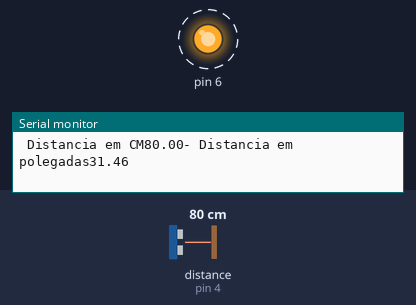
A sketch run on a simulated Arduino Uno, built with avr-gcc and run on an emulated ATmega328P. Shown: output pins drawn as LEDs (lit = HIGH), the last lines printed to the serial monitor. Dashed ring = blinking. The test bench sets the inputs (shaded band); at power-on: distance to the obstacle (sensor on pin 4) 80 cm. The echo pulse lasts 58.3 µs per cm.

Above: at 2.8 s.
2.9 s: distance to the obstacle (sensor on pin 4) set to 124 cm
6.4 s: distance to the obstacle (sensor on pin 4) set to 134 cm
At 8.0 s:
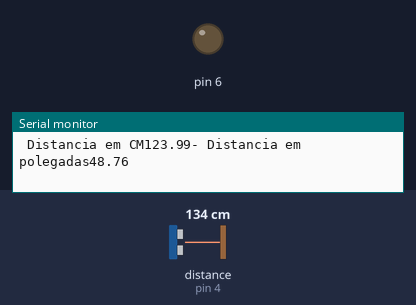
12.4 s: distance to the obstacle (sensor on pin 4) set to 60 cm
At 13.1 s:
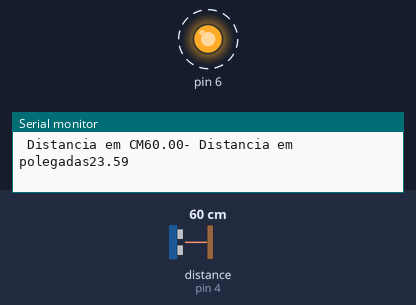
18.4 s: distance to the obstacle (sensor on pin 4) set to 250 cm
At 19.5 s:
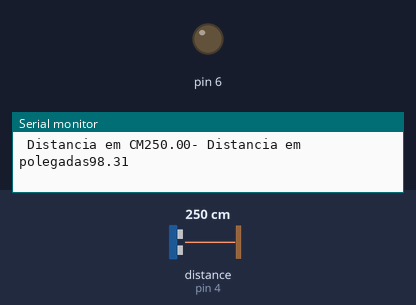
Timing chart, 0 to 21.4 s (numbered marks = the images above; inputs shaded):
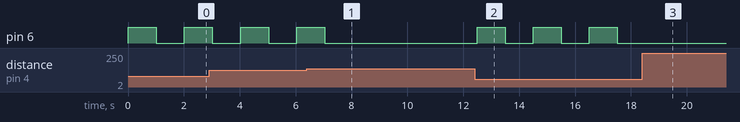

The sketch:

ultrasonico_como_sensor_de_proximidade.ino
```cpp
//carregar  a biblioteca do sensor utrasonico
#include <Ultrasonic.h>

//define os pino para o trigger e echo
#define pino_trigger 5
#define pino_echo 4


//inicializar o senso nos pinos definidos acima
Ultrasonic ultrasonic(pino_trigger,pino_echo);

void setup() {
  Serial.begin(9600);
  Serial.println("Lendo dados do sensor...");
  pinMode(6,OUTPUT);


}

void loop() {


  float cmMsec, InMsec;

  long microsec = ultrasonic.timing();
  cmMsec = ultrasonic.convert(microsec, Ultrasonic::CM);
  InMsec = ultrasonic.convert(microsec, Ultrasonic::IN);


  Serial. print(" Distancia em CM");
  Serial.print(cmMsec);
  Serial.print("- Distancia em polegadas");
  Serial.println(InMsec);

if (cmMsec < 130){
  digitalWrite(6,HIGH);
  delay(1000);
  digitalWrite(6,LOW);
  delay(1000);
  if(cmMsec<40){
  for  (int i=0;i < 15;i++){
  digitalWrite(6,HIGH);
  delay(100);
  digitalWrite(6,LOW);
  delay(100);}
  }

}else{digitalWrite(6,LOW);}


}
```

Measured:
- the behaviour switches between 129 and 130 cm on distance to the obstacle (sensor on pin 4) (found by bisection; images 0 and 1)
- after the input at 6.4 s, pin 6: goes on until 7.0 s, then stays LOW
- after the input at 12.4 s, pin 6: alternates HIGH for 1.0 s and LOW for 1.0 s, starting after 0.10 s
- after the input at 18.4 s, pin 6: stops changing and stays LOW
- by itself, pin 6: alternates HIGH for 1.0 s and LOW for 1.0 s
